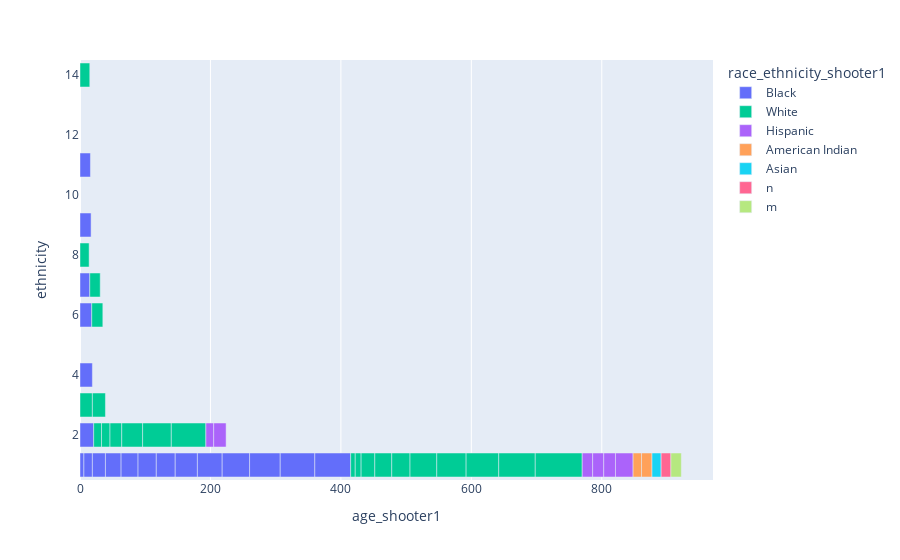

Notebook cell for this chart:
### Code cell
from plotly.subplots import make_subplots

# fig = make_subplots(rows=1, cols=2, specs=[[{}, {}]], shared_xaxes=False,
#                     shared_yaxes=True, horizontal_spacing=0)

# # fig = px.bar(shootings_per_year, x="year", y=["sum_killed", "sum_injured"], height=400)
# fig.append_trace(px.bar(women_ethnicity,x='age_shooter1',
#                      y=['Black', 'White', 'NaN'], 
#                     #  text=df["Male"].map('{:,.0f}'.format), #Display the numbers with thousands separators in hover-over tooltip 
#                     #  textposition='inside',
#                      orientation='h', 
#                      width=0.7, 
#                     #  showlegend=False, 
#                     #  marker_color='#4472c4'), 
#  ), 1, 1) # 1,1 represents row 1 column 1 in the plot grid

# fig.append_trace(go.Bar(x=df['Female'],
#                      y=df['Industry'], 
#                      text=df["Female"].map('{:,.0f}'.format),
#                      textposition='inside',
#                      orientation='h', 
#                      width=0.7, 
#                      showlegend=False, 
#                      marker_color='#ed7d31'), 
#                      1, 2) # 1,2 represents row 1 column 2 in the plot grid
# women_ethnicity.reset_index()
fig = px.bar(men_ethnicity, x="age_shooter1",
                     y="ethnicity", color='race_ethnicity_shooter1',
                    #  text=df["Male"].map('{:,.0f}'.format), #Display the numbers with thousands separators in hover-over tooltip 
                    #  textposition='inside',
                     orientation='h', 
                    #  width=0.7,
                    #  showlegend=False, 
                    #  marker_color='#4472c4'), 
 )
fig.show()

### Figure 1 — Plotly figure (JSON) as saved in the notebook; plotly's stock layout.template omitted (floating-point values rounded to 4 significant figures)
{"data": [{"alignmentgroup": "True", "hovertemplate": "race_ethnicity_shooter1=Black<br>age_shooter1=%{x}<br>ethnicity=%{y}<extra></extra>", "legendgroup": "Black", "marker": {"color": "#636efa", "pattern": {"shape": ""}}, "name": "Black", "offsetgroup": "Black", "orientation": "h", "showlegend": true, "textposition": "auto", "type": "bar", "x": [6, 13, 15, 16, 17, 18, 19, 20, 21, 24, 26, 28, 29, 34, 38, 42, 47, 53, 55, null], "xaxis": "x", "y": [1, 1, 7, 11, 9, 6, 4, 1, 2, 1, 1, 1, 1, 1, 1, 1, 1, 1, 1, 4], "yaxis": "y"}, {"alignmentgroup": "True", "hovertemplate": "race_ethnicity_shooter1=White<br>age_shooter1=%{x}<br>ethnicity=%{y}<extra></extra>", "legendgroup": "White", "marker": {"color": "#00cc96", "pattern": {"shape": ""}}, "name": "White", "offsetgroup": "White", "orientation": "h", "showlegend": true, "textposition": "auto", "type": "bar", "x": [7, 9, 12, 13, 14, 15, 16, 17, 18, 19, 20, 21, 26, 28, 32, 41, 44, 45, 50, 53, 56, 72, null], "xaxis": "x", "y": [1, 1, 2, 2, 8, 14, 7, 6, 2, 3, 3, 1, 1, 1, 2, 1, 2, 1, 1, 2, 1, 1, 6], "yaxis": "y"}, {"alignmentgroup": "True", "hovertemplate": "race_ethnicity_shooter1=Hispanic<br>age_shooter1=%{x}<br>ethnicity=%{y}<extra></extra>", "legendgroup": "Hispanic", "marker": {"color": "#ab63fa", "pattern": {"shape": ""}}, "name": "Hispanic", "offsetgroup": "Hispanic", "orientation": "h", "showlegend": true, "textposition": "auto", "type": "bar", "x": [12, 16, 17, 18, 19, 27, null], "xaxis": "x", "y": [2, 1, 1, 1, 2, 1, 2], "yaxis": "y"}, {"alignmentgroup": "True", "hovertemplate": "race_ethnicity_shooter1=American Indian<br>age_shooter1=%{x}<br>ethnicity=%{y}<extra></extra>", "legendgroup": "American Indian", "marker": {"color": "#FFA15A", "pattern": {"shape": ""}}, "name": "American Indian", "offsetgroup": "American Indian", "orientation": "h", "showlegend": true, "textposition": "auto", "type": "bar", "x": [13, 16], "xaxis": "x", "y": [1, 1], "yaxis": "y"}, {"alignmentgroup": "True", "hovertemplate": "race_ethnicity_shooter1=Asian<br>age_shooter1=%{x}<br>ethnicity=%{y}<extra></extra>", "legendgroup": "Asian", "marker": {"color": "#19d3f3", "pattern": {"shape": ""}}, "name": "Asian", "offsetgroup": "Asian", "orientation": "h", "showlegend": true, "textposition": "auto", "type": "bar", "x": [14], "xaxis": "x", "y": [1], "yaxis": "y"}, {"alignmentgroup": "True", "hovertemplate": "race_ethnicity_shooter1=n<br>age_shooter1=%{x}<br>ethnicity=%{y}<extra></extra>", "legendgroup": "n", "marker": {"color": "#FF6692", "pattern": {"shape": ""}}, "name": "n", "offsetgroup": "n", "orientation": "h", "showlegend": true, "textposition": "auto", "type": "bar", "x": [15], "xaxis": "x", "y": [1], "yaxis": "y"}, {"alignmentgroup": "True", "hovertemplate": "race_ethnicity_shooter1=m<br>age_shooter1=%{x}<br>ethnicity=%{y}<extra></extra>", "legendgroup": "m", "marker": {"color": "#B6E880", "pattern": {"shape": ""}}, "name": "m", "offsetgroup": "m", "orientation": "h", "showlegend": true, "textposition": "auto", "type": "bar", "x": [16], "xaxis": "x", "y": [1], "yaxis": "y"}], "layout": {"barmode": "relative", "legend": {"title": {"text": "race_ethnicity_shooter1"}, "tracegroupgap": 0}, "margin": {"t": 60}, "xaxis": {"anchor": "y", "domain": [0, 1], "title": {"text": "age_shooter1"}}, "yaxis": {"anchor": "x", "domain": [0, 1], "title": {"text": "ethnicity"}}}}
